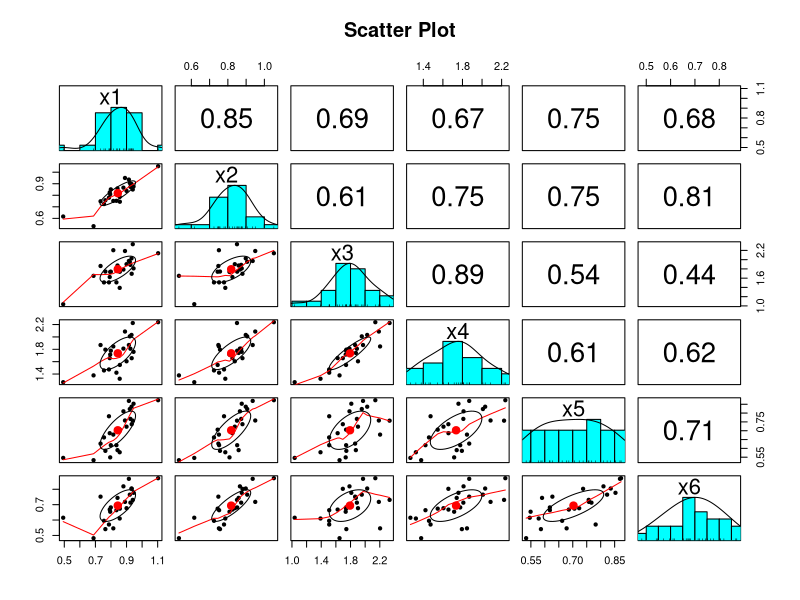
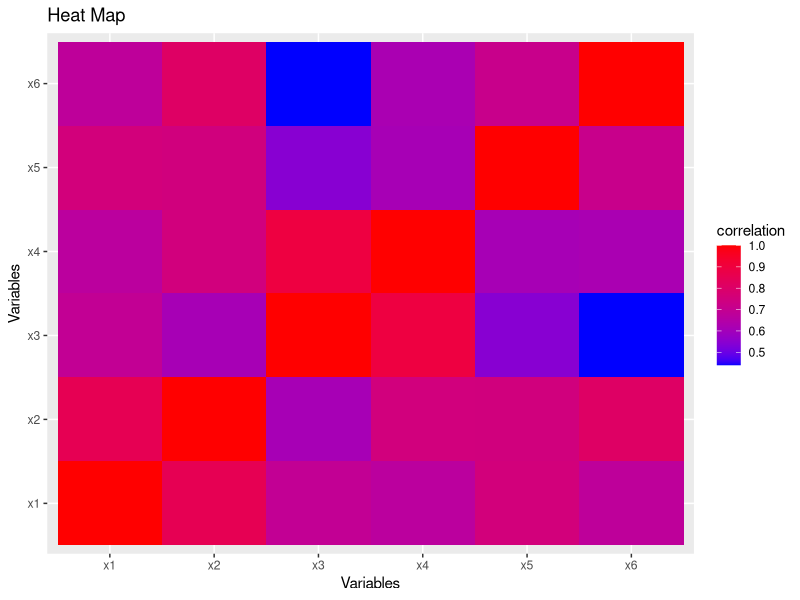
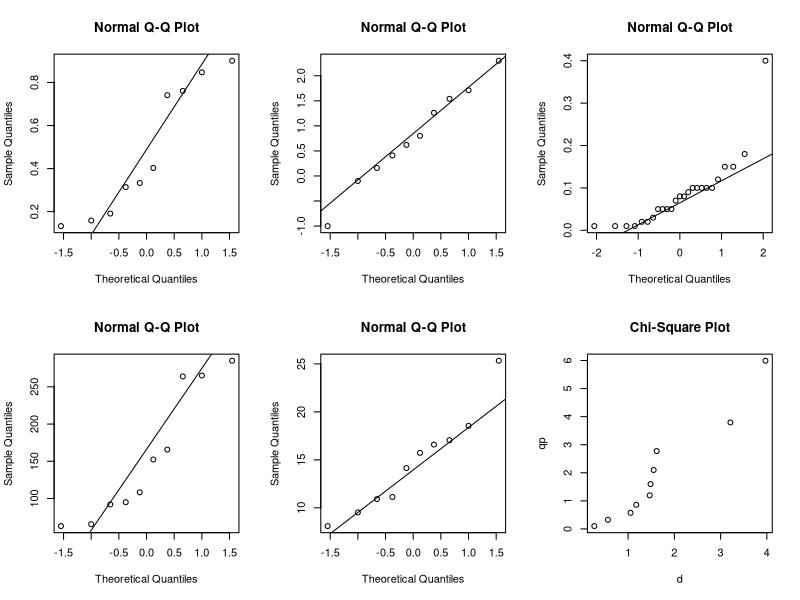
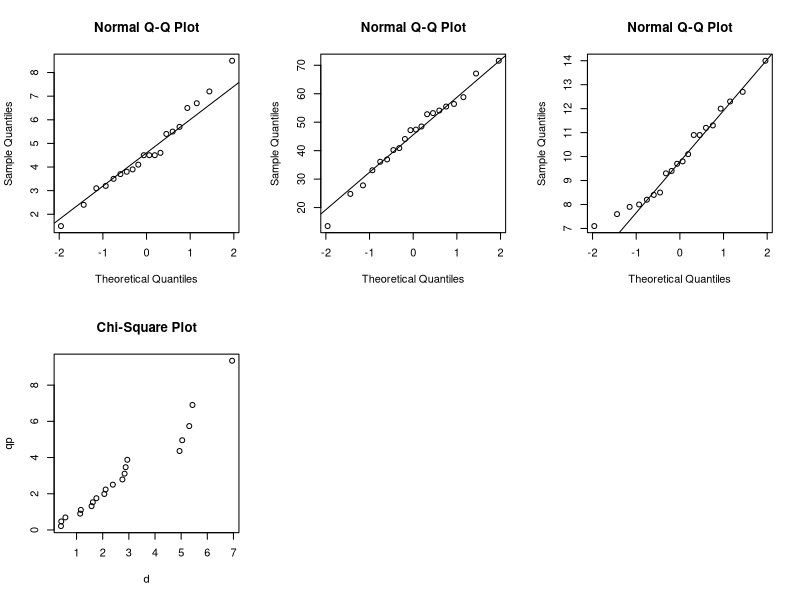
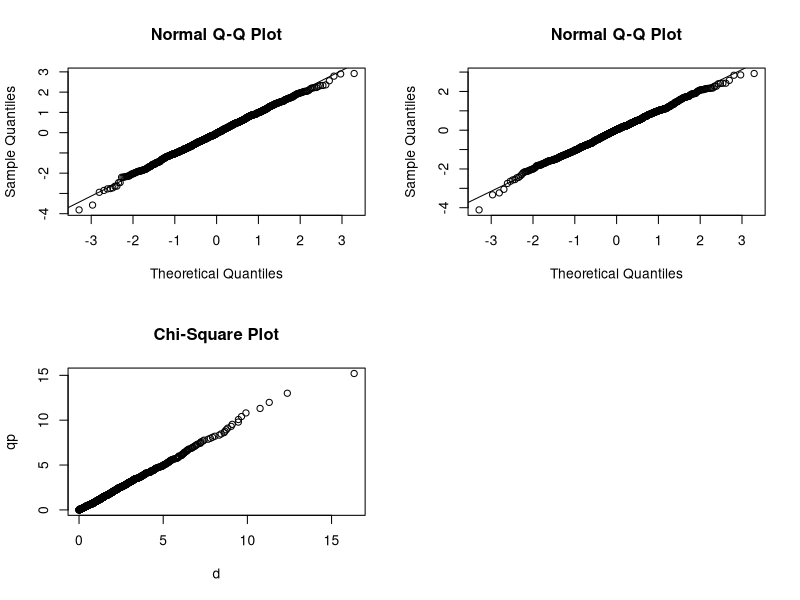
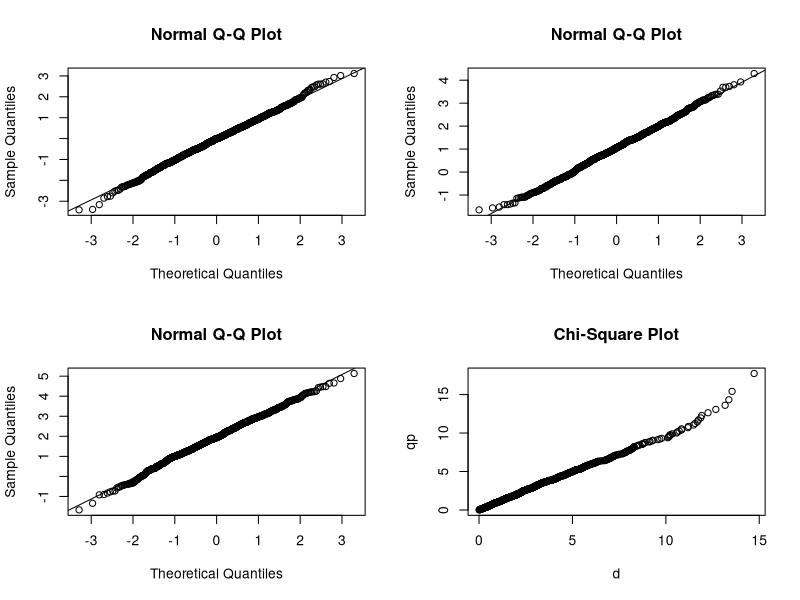
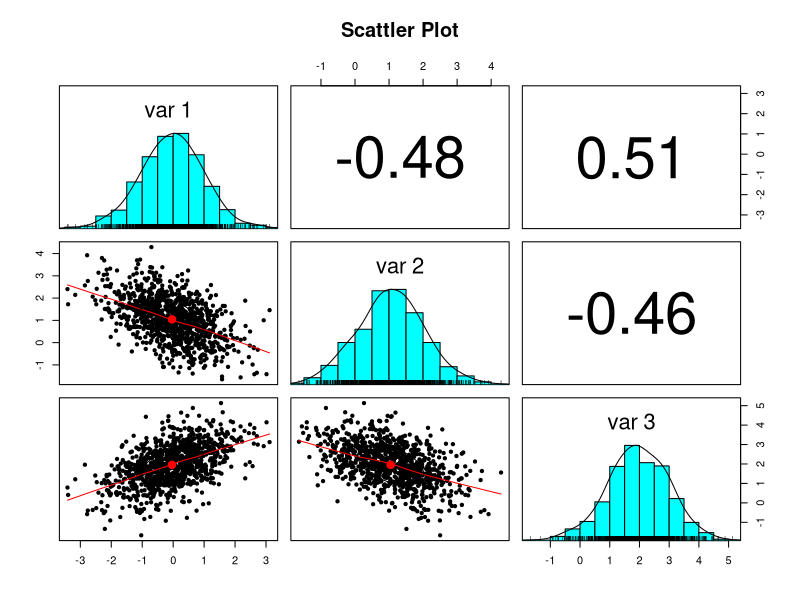
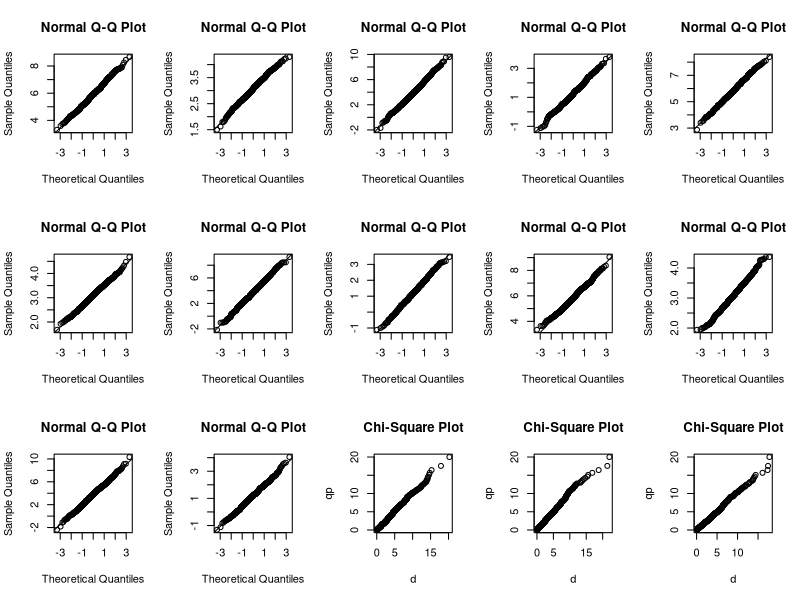

Write the R code that produced these figures, in order.
######### Pract1
#1
rm(list=ls())
library(dplyr)
library(tidyr)
library(psych)
library(ggplot2)
x1=c(1.103,0.842,0.925,0.857,0.795,0.787,0.933,0.799,0.945,0.921,0.792,0.815,0.755,0.880,0.900,
     0.764,0.733,0.932,0.856,0.890,0.688,0.940,0.493,0.835,0.915)
x2=c(1.052,0.859,0.873,0.744,0.809,0.779,0.880,0.851,0.876,0.906,0.825,0.751,0.724,0.866,0.838,
     0.757,0.748,0.898,0.786,0.950,0.532,0.850,0.616,0.752,0.936)
x3=c(2.139,1.873,1.887,1.739,1.734,1.509,1.695,1.740,1.811,1.954,1.624,2.204,1.508,1.786,1.902,
     1.743,1.863,2.028,1.390,2.187,1.650,2.334,1.037,1.509,1.971)
x4=c(2.238,1.741,1.809,1.547,1.715,1.474,1.656,1.777,1.759,2.009,1.657,1.846,1.458,1.811,1.606,
     1.794,1.869,2.032,1.324,2.087,1.378,2.225,1.268,1.422,1.869)
x5=c(0.873,0.590,0.767,0.706,0.549,0.782,0.737,0.618,0.853,0.823,0.686,0.678,0.662,0.810,0.723,
     0.586,0.627,0.836,0.578,0.758,0.533,0.757,0.546,0.618,0.869)
x6=c(0.872,0.744,0.713,0.674,0.654,0.571,0.803,0.682,0.777,0.765,0.668,0.546,0.595,0.819,0.677,
     0.541,0.752,0.805,0.610,0.718,0.482,0.731,0.615,0.664,0.868)
d=data.frame(x1,x2,x3,x4,x5,x6)
R=cor(d);R
pairs.panels(d,main="Scatter Plot")
ggplot(data = as.data.frame(as.table(R)),aes(Var1,Var2,fill=Freq))+geom_tile()+scale_fill_gradient(low="blue",high = "red")+labs(title = "Heat Map",x="Variables",y="Variables",fill="correlation")

########## Pract5
#1
par(mfrow=c(2,3))
a=c(0.314,0.333,0.191,0.761,0.901,0.847,0.403,0.159,0.741,0.133)
qqnorm(a)
qqline(a)

#2
b=c(-1,-0.10,0.16,0.41,0.62,0.80,1.26,1.54,1.71,2.30)
qqnorm(b)
qqline(b)

#3
d=c(0.15,0.09,0.18,0.10,0.05,0.12,0.08,0.05,0.08,
     0.10,0.07,0.02,0.01,0.01,0.01,0.01,0.02,0.10,
     0.10,0.40,0.10,0.05,0.03,0.05,0.15)
qqnorm(d)
qqline(d)

#4
x1=c(108.28,152.36,95.04,65.45,62.97,263.99,265.19,285.06,92.01,165.68)
x2=c(17.05,16.59,10.91,14.14,9.52,25.33,18.54,15.73,8.10,11.13)
qqnorm(x1)
qqline(x1)
qqnorm(x2)
qqline(x2)
dat=data.frame(x1,x2);dat
n=nrow(dat);n
p=ncol(dat);p
xbar=apply(dat,2,mean);xbar
S=((n+1)/n)*var(dat);S
d=c()

for (j in 1:n) {
  xj=t(dat[j,])
  d[j]=t(xj - xbar) %*% solve(S) %*% (xj - xbar)
}
d
d=sort(d);d
j=1:n
qp=qchisq(lower.tail = T,p = (j-0.5)/n,df = p);qp
plot(y = qp,x = d,main="Chi-Square Plot")





########## Pract6
rm(list=ls())
x1=c(3.7,5.7,3.8,3.2,3.1,4.6,2.4,7.2,6.7,5.4,3.9,4.5,3.5,4.5,1.5,8.5,4.5,6.5,4.1,5.5)
x2=c(48.5,67.1,47.2,53.2,55.5,36.1,24.8,33.1,47.4,54.1,36.9,58.8,27.8,40.2,13.5,56.4,71.6,52.8,44.1,40.9)
x3=c(9.3,8,10.9,12,9.7,7.9,14,7.6,8.5,11.3,12.7,12.3,9.8,8.4,10.1,7.1,8.2,10.9,11.2,9.4)
qqnorm(x1)
qqline(x1)
qqnorm(x2)
qqline(x2)
qqnorm(x3)
qqline(x3)
dat=data.frame(x1,x2,x3)
n=nrow(dat);n
p=ncol(dat);p
xbar=apply(dat,2,mean);xbar
S=((n+1)/n)*var(dat);S
d=c()

for (j in 1:n) {
  xj=t(dat[j,])
  d[j]=t(xj - xbar) %*% solve(S) %*% (xj - xbar)
}
d
d=sort(d);d
j=1:n
qp=qchisq(lower.tail = T,p = (j-0.5)/n,df = p);qp
plot(y = qp,x = d,main="Chi-Square Plot")





########## Pract7
#1
rm(list = ls())
par(mfrow=c(2,2))
mu=c(0,0)
sig=matrix(c(1,0.9,0.9,1),nrow = 2)
rMVN.eigen=function(n,mu,sig){
  p=length(mu)
  ev=eigen(sig,symmetric = TRUE)
  lambda=ev$values
  V=ev$vectors
  Q = V %*% diag(sqrt(lambda)) %*% t(V)
  Z = matrix(rnorm(n*p),nrow = n,ncol = p)
  X = Z %*% Q + matrix(mu,n,p,byrow = TRUE)
  return(X)
  }
X=rMVN.eigen(1000,mu,sig);X
qqnorm(X[,1])
qqline(X[,1])
qqnorm(X[,2])
qqline(X[,2])

chisqplot=function(dat){
  n=nrow(dat);n
  p=ncol(dat);p
  xbar=apply(dat,2,mean);xbar
  S=((n+1)/n)*var(dat);S
  d=c()
  
  for (j in 1:n) {
    xj=t(dat[j,])
    d[j]=t(xj - xbar) %*% solve(S) %*% (xj - xbar)
  }
  d
  d=sort(d);d
  j=1:n
  qp=qchisq(lower.tail = T,p = (j-0.5)/n,df = p);qp
  plot(y = qp,x = d,main="Chi-Square Plot")
}
chisqplot(as.data.frame(X))


#2
rm(list = ls())
par(mfrow=c(2,2))
mu=c(0,1,2)
sig=matrix(c(1,-0.5,0.5,-0.5,1,-0.5,0.5,-0.5,1),nrow = 3)
rMVN.eigen=function(n,mu,sig){
  p=length(mu)
  ev=eigen(sig,symmetric = TRUE)
  lambda=ev$values
  V=ev$vectors
  Q = V %*% diag(sqrt(lambda)) %*% t(V)
  Z = matrix(rnorm(n*p),nrow = n,ncol = p)
  X = Z %*% Q + matrix(mu,n,p,byrow = TRUE)
  return(X)
}
X=rMVN.eigen(1000,mu,sig);X
qqnorm(X[,1])
qqline(X[,1])
qqnorm(X[,2])
qqline(X[,2])
qqnorm(X[,3])
qqline(X[,3])


chisqplot=function(dat){
  n=nrow(dat);n
  p=ncol(dat);p
  xbar=apply(dat,2,mean);xbar
  S=((n+1)/n)*var(dat);S
  d=c()
  
  for (j in 1:n) {
    xj=t(dat[j,])
    d[j]=t(xj - xbar) %*% solve(S) %*% (xj - xbar)
  }
  d
  d=sort(d);d
  j=1:n
  qp=qchisq(lower.tail = T,p = (j-0.5)/n,df = p);qp
  plot(y = qp,x = d,main="Chi-Square Plot")
}
chisqplot(as.data.frame(X))

library(psych)
pairs.panels(X,main="Scattler Plot")

#3
rm(list = ls())
par(mfrow=c(3,5))
data("iris")
d=iris[,-5];d=as.matrix(d);d
mu=apply(d, 2, mean);mu
sig=cov(d);sig
rMVN.eigen=function(n,mu,sig){
  p=length(mu)
  ev=eigen(sig,symmetric = TRUE)
  lambda=ev$values
  V=ev$vectors
  Q = V %*% diag(sqrt(lambda)) %*% t(V)
  Z = matrix(rnorm(n*p),nrow = n,ncol = p)
  X = Z %*% Q + matrix(mu,n,p,byrow = TRUE)
  return(X)
}

rMVN.SVD=function(n,mu,sig){
  p=length(mu)
  ev=eigen(sig,symmetric = TRUE)
  lambda=ev$values
  S=svd(sig)
  Q = S$u %*% diag(sqrt(lambda)) %*% t(S$v)
  Z = matrix(rnorm(n*p),nrow = n,ncol = p)
  X = Z %*% Q + matrix(mu,n,p,byrow = TRUE)
  return(X)
}
rMVN.chol=function(n,mu,sig){
  p=length(mu)
  Q = chol(sig)
  Z = matrix(rnorm(n*p),nrow = n,ncol = p)
  X = Z %*% Q + matrix(mu,n,p,byrow = TRUE)
  return(X)
}

X1=rMVN.eigen(1000,mu,sig);X1
X2=rMVN.SVD(1000,mu,sig);X2
X3=rMVN.chol(1000,mu,sig);X3

qqnorm(X1[,1])
qqline(X1[,1])
qqnorm(X1[,2])
qqline(X1[,2])
qqnorm(X1[,3])
qqline(X1[,3])
qqnorm(X1[,4])
qqline(X1[,4])

qqnorm(X2[,1])
qqline(X2[,1])
qqnorm(X2[,2])
qqline(X2[,2])
qqnorm(X2[,3])
qqline(X2[,3])
qqnorm(X2[,4])
qqline(X2[,4])

qqnorm(X3[,1])
qqline(X3[,1])
qqnorm(X3[,2])
qqline(X3[,2])
qqnorm(X3[,3])
qqline(X3[,3])
qqnorm(X3[,4])
qqline(X3[,4])

chisqplot=function(dat){
  n=nrow(dat);n
  p=ncol(dat);p
  xbar=apply(dat,2,mean);xbar
  S=((n+1)/n)*var(dat);S
  d=c()
  
  for (j in 1:n) {
    xj=t(dat[j,])
    d[j]=t(xj - xbar) %*% solve(S) %*% (xj - xbar)
  }
  d
  d=sort(d);d
  j=1:n
  qp=qchisq(lower.tail = T,p = (j-0.5)/n,df = p);qp
  plot(y = qp,x = d,main="Chi-Square Plot")
}
chisqplot(as.data.frame(X1))
chisqplot(as.data.frame(X2))
chisqplot(as.data.frame(X3))
